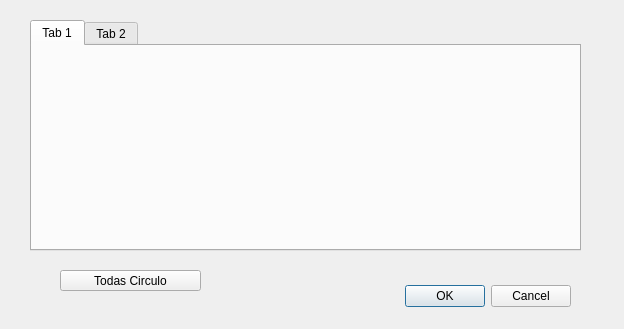
<?xml version="1.0" encoding="UTF-8"?>
<ui version="4.0">
 <class>DConfVisualBolas</class>
 <widget class="QDialog" name="DConfVisualBolas">
  <property name="geometry">
   <rect>
    <x>0</x>
    <y>0</y>
    <width>624</width>
    <height>329</height>
   </rect>
  </property>
  <property name="windowTitle">
   <string>Dialog</string>
  </property>
  <widget class="QDialogButtonBox" name="buttonBox">
   <property name="geometry">
    <rect>
     <x>230</x>
     <y>280</y>
     <width>341</width>
     <height>32</height>
    </rect>
   </property>
   <property name="orientation">
    <enum>Qt::Horizontal</enum>
   </property>
   <property name="standardButtons">
    <set>QDialogButtonBox::Cancel|QDialogButtonBox::Ok</set>
   </property>
  </widget>
  <widget class="QTabWidget" name="tabBolas">
   <property name="geometry">
    <rect>
     <x>30</x>
     <y>20</y>
     <width>551</width>
     <height>231</height>
    </rect>
   </property>
   <widget class="QWidget" name="tab">
    <attribute name="title">
     <string>Tab 1</string>
    </attribute>
   </widget>
   <widget class="QWidget" name="tab_2">
    <attribute name="title">
     <string>Tab 2</string>
    </attribute>
   </widget>
  </widget>
  <widget class="QPushButton" name="btnTodasCirculo">
   <property name="geometry">
    <rect>
     <x>60</x>
     <y>270</y>
     <width>141</width>
     <height>21</height>
    </rect>
   </property>
   <property name="text">
    <string>Todas Circulo</string>
   </property>
  </widget>
 </widget>
 <resources/>
 <connections>
  <connection>
   <sender>buttonBox</sender>
   <signal>accepted()</signal>
   <receiver>DConfVisualBolas</receiver>
   <slot>accept()</slot>
   <hints>
    <hint type="sourcelabel">
     <x>248</x>
     <y>254</y>
    </hint>
    <hint type="destinationlabel">
     <x>157</x>
     <y>274</y>
    </hint>
   </hints>
  </connection>
  <connection>
   <sender>buttonBox</sender>
   <signal>rejected()</signal>
   <receiver>DConfVisualBolas</receiver>
   <slot>reject()</slot>
   <hints>
    <hint type="sourcelabel">
     <x>316</x>
     <y>260</y>
    </hint>
    <hint type="destinationlabel">
     <x>286</x>
     <y>274</y>
    </hint>
   </hints>
  </connection>
 </connections>
</ui>
